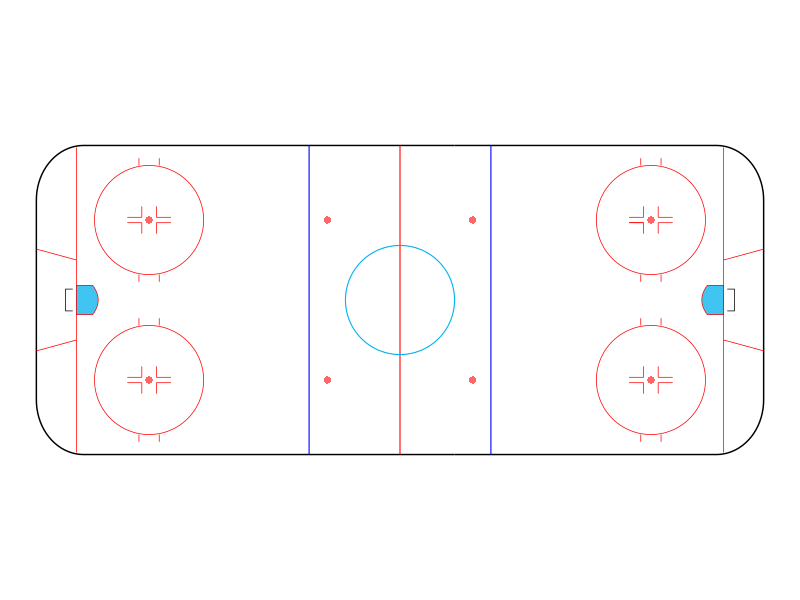
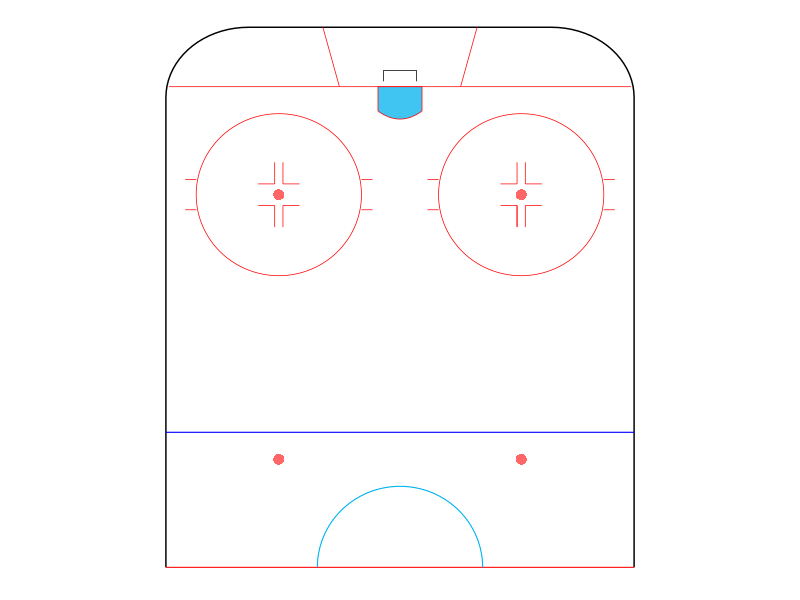

These figures' R source, in order:
## ---- chunk 1
knitr::opts_chunk$set(echo = TRUE)

library(tidyverse)
## ---- chunk 2
## ----------------------------- ##
##   Draw NHL Rink with ggplot   ##
## ----------------------------- ##

## Function to draw NHL sized full or half rink
## - rink_type = "full" will plot a full NHL rink
## - rink_type = "half" will plot a half NHL rink


## Dependencies (load in your local enviornment)
library(tidyverse)


## Function to plot NHL rink(s)
fun.draw_rink <- function(lines_scale = 0.5, rink_type = "full") {
  
  ## Necessary objects for plotting
  xseq <- seq(-4, 4, length = 100)
  theta1 <- seq(0, 2 * pi, length = 300)
  theta <- seq(0, 2 * pi, length = 300)
  dd <- (5 + 7 / 12) / 2
  lines_mult <- lines_scale #<- 0.5
  
  
  ## Full NHL Rink
  if (rink_type == "full") { 
    
    rink <- ggplot(data = data.frame(x = 1, y = 1), aes(x, y)) + 
      
      ## Rink border
      geom_path(
        data = data.frame(
          x = c(15, 87 + 13 * sin(seq(0, pi / 2, length = 20)), 87 + 13 * sin(seq(pi / 2, 0, length = 20)), 15), 
          y = c(-42.5, -42.5 + 15 - 15 * cos(seq(0, pi / 2, length = 20)), 42.5 - 15 + 15 * cos(seq(pi / 2, 0, length = 20)), 42.5)
          )
        ) + 
      geom_path(
        data = data.frame(
          x = c(15, -87 - 13 * sin(seq(0, pi / 2, length = 20)), -87 - 13 * sin(seq(pi / 2, 0, length = 20)), 15), 
          y = c(-42.5, -42.5 + 15 - 15 * cos(seq(0, pi / 2, length = 20)), 42.5 - 15 + 15 * cos(seq(pi / 2, 0, length = 20)), 42.5)
          )
        ) + 
      
      ## Goal Lines
      geom_path(
        data = data.frame(
          x = c(89),
          y = c(42.5 - 15 + sqrt(15^2 - (15 - 11)^2), -(42.5 - 15 + sqrt(15^2 - (15 - 11)^2)))
          ), 
        color = 'red', 
        size = .5 * lines_mult
        ) + 
      geom_path(
        data = data.frame(
          x = c(-89), 
          y = c(42.5 - 15 + sqrt(15^2 - (15 - 11)^2), -(42.5 - 15 + sqrt(15^2 - (15 - 11)^2)))
          ), 
        color = 'red', 
        size = .5 * lines_mult
        ) +
      
      ## Nets
      geom_path(
        data = data.frame(
          x = c(90, 92, 92, 90), 
          y = c(-3, -3, 3, 3)
          ), 
        size = .5 * lines_mult
        ) + 
      geom_path(
        data = data.frame(
          x = c(-90, -92, -92, -90), 
          y = c(-3,-3, 3, 3)
          ), 
        size = .5 * lines_mult
        ) +
      
      ## Restricted Area
      geom_segment(
        aes(x = 89, y = -11, xend = 100, yend = -14), 
        color = 'red', 
        size = .5 * lines_mult
        ) + 
      geom_segment(
        aes(x = 89, y = 11, xend = 100, yend = 14), 
        color = 'red', 
        size = .5 * lines_mult
        ) + 
      geom_segment(
        aes(x = -89, y = -11, xend = -100, yend = -14), 
        color = 'red', 
        size = .5 * lines_mult
        ) + 
      geom_segment(
        aes(x = -89, y = 11, xend =-100, yend = 14), 
        color = 'red', 
        size = .5 * lines_mult
        ) +
      
      ## Red Line (Center Ice)
      geom_segment(
        aes(x = 0, y = -42.5, xend = 0, yend = 42.5), 
        color = 'red', 
        size = .75 * lines_mult
        ) +
      
      ## Blue Lines
      geom_segment(
        aes(x = 25, y = -42.5, xend = 25,  yend = 42.5), 
        color = 'blue', 
        size = .75 * lines_mult
        ) + 
      geom_segment(
        aes(x = -25, y = -42.5, xend = -25,  yend = 42.5), 
        color = 'blue', 
        size = .75 * lines_mult
        ) +
      
      ## Crease
      geom_polygon(
        data = data.frame(
          x = 1 * c(89, 83+xseq^2 / 4^2 * 1.5, 89),
          y = c(-4, xseq, 4), 
          size = .5 * lines_mult
          ), 
        color = 'red', 
        fill = 'deepskyblue2', 
        size = .5 * lines_mult, 
        alpha = 0.75
        ) + 
      geom_polygon(
        data = data.frame(
          x = -1 * c(89, 83 + xseq^2 / 4^2 * 1.5, 89),
          y = c(-4, xseq, 4)
          ), 
        color = 'red', 
        fill = 'deepskyblue2', 
        size = .5 * lines_mult, 
        alpha = .75
        ) +
      ## Center Ice Circle
      geom_path(
        data = data.frame(x = 15 * sin(theta1)), 
        y = 15 * cos(theta1), 
        color = 'deepskyblue2', 
        size = .75 * lines_mult
        ) +
      ## Faceoff Dots
      geom_polygon(data = data.frame(y = 22 + 1 * cos(theta), 
                                     x = 20 + 1 * sin(theta)), 
                   fill = "red", alpha = .6) + 
      geom_polygon(data = data.frame(y = 22 + 1 * cos(theta), 
                                     x = -20 + 1 * sin(theta)), 
                   fill = "red", alpha = .6) + 
      geom_polygon(data = data.frame(y = -22 + 1 * cos(theta), 
                                     x = -20 + 1 * sin(theta)), 
                   fill = "red", alpha = .6) + 
      geom_polygon(data = data.frame(y = -22 + 1 * cos(theta), 
                                     x = 20 + 1 * sin(theta)), 
                   fill = "red", alpha = .6) + 
      geom_polygon(data = data.frame(y = 22 + 1 * cos(theta), 
                                     x = -69 + 1 * sin(theta)), 
                   fill = "red", alpha = .6) + 
      geom_polygon(data = data.frame(y = 22 + 1 * cos(theta), 
                                     x = 69 + 1 * sin(theta)), 
                   fill = "red", alpha = .6) + 
      geom_polygon(data = data.frame(y = -22 + 1 * cos(theta), 
                                     x = -69 + 1 * sin(theta)), 
                   fill = "red", alpha = .6) + 
      geom_polygon(data = data.frame(y = -22 + 1 * cos(theta), 
                                     x = 69 + 1 * sin(theta)), 
                   fill = "red", alpha = .6) +
      
      ## Faceoff Circles
      geom_segment(aes(y = 22 - 0.75, x = 69 - 2, 
                       yend = 22 - 0.75, xend = 69 - 6), color = 'red', size = .5 * lines_mult) + 
      geom_segment(aes(y = 22 + 0.75, x = 69 - 2, 
                       yend = 22 + 0.75, xend = 69 - 6), color = 'red', size = .5 * lines_mult) + 
      geom_segment(aes(y = 22 + 0.75, x = 69 + 2, 
                       yend = 22 + 0.75, xend = 69 + 6), color= 'red', size = .5 * lines_mult) + 
      geom_segment(aes(y = 22 - 0.75, x = 69 - 2, 
                       yend = 22 - 0.75, xend = 69 - 6), color = 'red', size = .5 * lines_mult) + 
      geom_segment(aes(y = -22 + 0.75, x = 69 - 2, 
                       yend = -22 + 0.75, xend = 69 - 6), color= 'red', size = .5 * lines_mult) + 
      geom_segment(aes(y = -22 + 0.75, x = 69 + 2, 
                       yend = -22 + 0.75, xend = 69 + 6), color= 'red', size = .5 * lines_mult) + 
      geom_segment(aes(y = -22 - 0.75, x = 69 - 2, 
                       yend = -22 - 0.75, xend = 69 - 6), color = 'red', size = .5 * lines_mult) + 
      geom_segment(aes(y = -22 - 0.75, x = 69 + 2, 
                       yend = -22 - 0.75, xend = 69 + 6), color = 'red', size = .5 * lines_mult) + 
      geom_segment(aes(y = 22 - 0.75, x = 69 + 2, 
                       yend = 22 - 0.75, xend = 69 + 6), color = 'red', size = .5 * lines_mult) + 
      geom_segment(aes(y = 22 + 0.75, x = -69 - 2, 
                       yend = 22 + 0.75, xend = -69 - 6), color = 'red', size = .5 * lines_mult) + 
      geom_segment(aes(y = 22 - 0.75, x = -69 - 2, 
                       yend = 22 - 0.75, xend = -69 - 6), color = 'red', size = .5 * lines_mult) + 
      geom_segment(aes(y = 22 + 0.75, x = -69 + 2, 
                       yend = 22 + 0.75, xend = -69 + 6), color = 'red', size = .5 * lines_mult) + 
      geom_segment(aes(y = -22 + 0.75, x = -69 - 2, 
                       yend = -22 + 0.75, xend = -69 - 6), color = 'red', size = .5 * lines_mult) + 
      geom_segment(aes(y = 22 - 0.75, x = -69 + 2, 
                       yend = 22 - 0.75, xend = -69 + 6), color = 'red', size = .5 * lines_mult) + 
      geom_segment(aes(y = -22 + 0.75, x = -69 + 2, 
                       yend = -22 + 0.75, xend = -69 + 6), color= 'red', size = .5 * lines_mult) + 
      geom_segment(aes(y = -22 - 0.75, x = -69 - 2, 
                       yend = -22 - 0.75, xend = -69 - 6), color = 'red', size = .5 * lines_mult) + 
      geom_segment(aes(y = -22 - 0.75, x = -69 + 2, 
                       yend = -22 - 0.75, xend = -69 + 6), color = 'red', size = .5 * lines_mult) + 
      geom_segment(aes(y = 22 - 15, x = 69 - dd, 
                       yend = 22 - 17, xend = 69 - dd), color = 'red', size = .5 * lines_mult) + 
      geom_segment(aes(y = 22 - 15, x = 69 + dd, 
                       yend = 22 - 17, xend = 69 + dd), color = 'red', size = .5 * lines_mult) + 
      geom_segment(aes(y = 22 + 15, x = 69 + dd, 
                       yend = 22+17, xend = 69 + dd), color = 'red', size = .5 * lines_mult) + 
      geom_segment(aes(y = 22 + 15, x = 69 - dd, 
                       yend = 22 + 17, xend = 69 - dd), color = 'red', size = .5 * lines_mult) + 
      geom_segment(aes(y = -22 + 15, x = 69 - dd, 
                       yend = -22 + 17, xend = 69 - dd), color = 'red', size = .5 * lines_mult) + 
      geom_segment(aes(y = -22 + 15, x = 69 + dd, 
                       yend = -22 + 17, xend = 69 + dd), color = 'red', size = .5 * lines_mult) + 
      geom_segment(aes(y = -22 - 15, x = 69 - dd, 
                       yend = -22 - 17, xend = 69 - dd), color= 'red', size = .5 * lines_mult) + 
      geom_segment(aes(y = -22 - 15, x = 69 + dd, 
                       yend = -22 - 17, xend = 69 + dd), color = 'red', size = .5 * lines_mult) + 
      geom_segment(aes(y = -22 + 15, x = -69 + dd, 
                       yend = -22 + 17, xend = -69 + dd), color = 'red', size = .5 * lines_mult) + 
      geom_segment(aes(y = -22 - 15, x = -69 - dd, 
                       yend = -22 - 17, xend = -69 - dd), color = 'red', size = .5 * lines_mult) + 
      geom_segment(aes(y = -22 - 15, x = -69 + dd, 
                       yend = -22 - 17, xend = -69 + dd), color = 'red', size = .5 * lines_mult) + 
      geom_segment(aes(y = -22 + 15, x = -69 - dd, 
                       yend = -22 + 17, xend = -69 - dd), color = 'red', size = .5 * lines_mult) + 
      geom_segment(aes(y = 22 - 15, x = -69 + dd, 
                       yend = 22 - 17, xend = -69 + dd), color = 'red', size = .5 * lines_mult) + 
      geom_segment(aes(y = 22 - 15, x = -69 - dd, 
                       yend = 22 - 17, xend = -69 - dd), color = 'red', size = .5 * lines_mult) + 
      geom_segment(aes(y = 22 + 15, x = -69 - dd, 
                       yend = 22 + 17, xend = -69 - dd), color = 'red', size = .5 * lines_mult) + 
      geom_segment(aes(y = 22 + 15, x = -69 + dd, 
                       yend = 22 + 17, xend = -69 + dd), color = 'red', size = .5 * lines_mult) + 
      geom_segment(aes(y = 22 + 0.75, x = 69 + 2, 
                       yend = 22 + 3.75, xend = 69 + 2), color = 'red', size = .5 * lines_mult) + 
      geom_segment(aes(y = 22 + 0.75, x = 69 - 2, 
                       yend = 22 + 3.75, xend = 69 - 2), color = 'red', size = .5 * lines_mult) + 
      geom_segment(aes(y = 22 - 0.75, x = 69 + 2, 
                       yend = 22 - 3.75, xend = 69 + 2), color = 'red', size = .5 * lines_mult) + 
      geom_segment(aes(y = 22 - 0.75, x = 69 - 2, 
                       yend = 22 - 3.75, xend = 69 - 2), color = 'red', size = .5 * lines_mult) + 
      geom_segment(aes(y = 22 + 0.75, x = -69 + 2, 
                       yend = 22 + 3.75, xend = -69 + 2), color = 'red', size = .5 * lines_mult) + 
      geom_segment(aes(y = 22 + 0.75, x = -69 - 2, 
                       yend = 22 + 3.75, xend = -69 - 2), color = 'red', size = .5 * lines_mult) + 
      geom_segment(aes(y = 22 - 0.75, x = -69 + 2, 
                       yend = 22 - 3.75, xend = -69 + 2), color = 'red', size = .5 * lines_mult) + 
      geom_segment(aes(y = 22 - 0.75, x = -69 - 2, 
                       yend = 22 - 3.75, xend = -69 - 2), color = 'red', size = .5 * lines_mult) + 
      geom_segment(aes(y = -22 - 0.75, x = -69 + 2, 
                       yend = -22 - 3.75, xend = -69 + 2), color = 'red', size = .5 * lines_mult) + 
      geom_segment(aes(y = -22 - 0.75, x = -69 - 2, 
                       yend = -22 - 3.75, xend = -69 - 2), color = 'red', size = .5 * lines_mult) + 
      geom_segment(aes(y = -22 + 0.75, x = -69 + 2, 
                       yend = -22 + 3.75, xend = -69 + 2), color = 'red', size = .5 * lines_mult) + 
      geom_segment(aes(y = -22 + 0.75, x = -69 - 2, 
                       yend = -22 + 3.75, xend = -69 - 2), color = 'red', size = .5 * lines_mult) + 
      geom_segment(aes(y = -22 + 0.75, x = 69 + 2, 
                       yend = -22 + 3.75, xend = 69 + 2), color = 'red', size = .5 * lines_mult) + 
      geom_segment(aes(y = -22 - 0.75, x = 69 - 2, 
                       yend = -22 - 3.75, xend = 69 - 2), color = 'red', size = .5 * lines_mult) + 
      geom_segment(aes(y = -22 + 0.75, x = 69 - 2, 
                       yend = -22 + 3.75, xend = 69 - 2), color = 'red', size = .5 * lines_mult) + 
      geom_segment(aes(y = -22 - 0.75, x = 69 + 2, 
                       yend = -22 - 3.75, xend = 69 + 2), color = 'red', size = .5 * lines_mult) + 
      geom_path(data = data.frame(y = 22 + 15 * cos(theta), 
                                  x = 69 + 15 * sin(theta)), color = 'red', size = .5 * lines_mult) + 
      geom_path(data = data.frame(y = 22 + 15 * cos(theta), 
                                  x = -69 + 15 * sin(theta)), color = 'red', size = .5 * lines_mult) + 
      geom_path(data = data.frame(y = -22 + 15 * cos(theta), 
                                  x = -69 + 15 * sin(theta)), color = 'red', size = .5 * lines_mult) + 
      geom_path(data = data.frame(y = -22 + 15 * cos(theta), 
                                  x = 69 + 15 * sin(theta)), color = 'red', size = .5 * lines_mult) + 
      theme_void()
    
    }
  
  ## Half NHL Rink
  else if (rink_type == "half") {
    
    rink <- ggplot(data = data.frame(x = 1, y = 1), aes(x, y)) + 
      ## Rink
      geom_path(
        data = data.frame(
          x = c(0, 87 + 13 * sin(seq(0, pi / 2, length = 20)), 87 + 13 * sin(seq(pi / 2, 0, length = 20)), 0), 
          y = c(-42.5, -42.5 + 15 - 15 * cos(seq(0, pi / 2, length = 20)), 42.5 - 15 + 15 * cos(seq(pi / 2, 0, length = 20)), 42.5)
          )
        ) + 
      
      ## Goal Lines
      geom_path(
        data = data.frame(
          x = c(89),
          y = c(42.5 - 15 + sqrt(15^2 - (15 - 11)^2), -(42.5 - 15 + sqrt(15^2 - (15 - 11)^2)))
          ), 
        color = 'red', 
        size = .5 * lines_mult
        ) + 
      geom_path(
        data = data.frame(x = c(90, 92, 92, 90)), y = c(-3, -3, 3, 3), 
        size = .5 * lines_mult
        ) + 
      
      ## Restricted Area
      geom_segment(
        aes(x = 89, y = -11, xend = 100, yend = -14), 
        color = 'red', 
        size = .5 * lines_mult
        ) + 
      geom_segment(
        aes(x = 89, y = 11, xend = 100, yend = 14), 
        color = 'red', 
        size = .5 * lines_mult
        ) + 
      
      ## Red Line (Center Ice)
      geom_segment(
        aes(x = 0, y = -42.5, xend = 0, yend = 42.5), 
        color = 'red', 
        size = .75 * lines_mult
        ) +
      
      ## Blue Lines
      geom_segment(
        aes(x = 25, y = -42.5, xend = 25,  yend = 42.5), 
        color = 'blue', 
        size = .75 * lines_mult
        ) + 
      
      ## Crease
      geom_polygon(
        data = data.frame(
          x = 1 * c(89, 83+xseq^2 / 4^2 * 1.5, 89),
          y = c(-4, xseq, 4), 
          size = .5 * lines_mult
          ), 
        color = 'red', 
        fill = 'deepskyblue2', 
        size = .5 * lines_mult, 
        alpha = 0.75
        ) + 
      
      ## Center Ice Circle
      geom_path(data = data.frame(x = abs(15 * sin(theta1))), 
                y = 15 * cos(theta1), color = 'deepskyblue2', 
                size = .75 * lines_mult) +
      
      ## Faceoff Dots
      geom_polygon(data = data.frame(y = 22 + 1 * cos(theta),
                                     x = 20 + 1 * sin(theta)),
                   fill = "red", alpha = .6) +
      geom_polygon(data = data.frame(y = -22 + 1 * cos(theta),
                                     x = 20 + 1 * sin(theta)),
                   fill = "red", alpha = .6) +
      geom_polygon(data = data.frame(y = 22 + 1 * cos(theta),
                                     x = 69 + 1 * sin(theta)),
                   fill = "red", alpha = .6) +
      geom_polygon(data = data.frame(y = -22 + 1 * cos(theta),
                                     x = 69 + 1 * sin(theta)),
                   fill = "red", alpha = .6) +
      
      ## Faceoff Circles
      geom_segment(aes(y = 22 - 0.75, x = 69 - 2, 
                       yend = 22 - 0.75, xend = 69 - 6), color = 'red', size = .5 * lines_mult) + 
      geom_segment(aes(y = 22 + 0.75, x = 69 - 2, 
                       yend = 22 + 0.75, xend = 69 - 6), color = 'red', size = .5 * lines_mult) + 
      geom_segment(aes(y = 22 + 0.75, x = 69 + 2, 
                       yend = 22 + 0.75, xend = 69 + 6), color= 'red', size = .5 * lines_mult) + 
      geom_segment(aes(y = 22 - 0.75, x = 69 - 2, 
                       yend = 22 - 0.75, xend = 69 - 6), color = 'red', size = .5 * lines_mult) + 
      geom_segment(aes(y = -22 + 0.75, x = 69 - 2, 
                       yend = -22 + 0.75, xend = 69 - 6), color= 'red', size = .5 * lines_mult) + 
      geom_segment(aes(y = -22 + 0.75, x = 69 + 2, 
                       yend = -22 + 0.75, xend = 69 + 6), color= 'red', size = .5 * lines_mult) + 
      geom_segment(aes(y = -22 - 0.75, x = 69 - 2, 
                       yend = -22 - 0.75, xend = 69 - 6), color = 'red', size = .5 * lines_mult) + 
      geom_segment(aes(y = -22 - 0.75, x = 69 + 2, 
                       yend = -22 - 0.75, xend = 69 + 6), color = 'red', size = .5 * lines_mult) + 
      geom_segment(aes(y = 22 - 0.75, x = 69 + 2, 
                       yend = 22 - 0.75, xend = 69 + 6), color = 'red', size = .5 * lines_mult) + 
      geom_segment(aes(y = 22 - 15, x = 69 - dd, 
                       yend = 22 - 17, xend = 69 - dd), color = 'red', size = .5 * lines_mult) + 
      geom_segment(aes(y = 22 - 15, x = 69 + dd, 
                       yend = 22 - 17, xend = 69 + dd), color = 'red', size = .5 * lines_mult) + 
      geom_segment(aes(y = 22 + 15, x = 69 + dd, 
                       yend = 22+17, xend = 69 + dd), color = 'red', size = .5 * lines_mult) + 
      geom_segment(aes(y = 22 + 15, x = 69 - dd, 
                       yend = 22 + 17, xend = 69 - dd), color = 'red', size = .5 * lines_mult) + 
      geom_segment(aes(y = -22 + 15, x = 69 - dd, 
                       yend = -22 + 17, xend = 69 - dd), color = 'red', size = .5 * lines_mult) + 
      geom_segment(aes(y = -22 + 15, x = 69 + dd, 
                       yend = -22 + 17, xend = 69 + dd), color = 'red', size = .5 * lines_mult) + 
      geom_segment(aes(y = -22 - 15, x = 69 - dd, 
                       yend = -22 - 17, xend = 69 - dd), color= 'red', size = .5 * lines_mult) + 
      geom_segment(aes(y = -22 - 15, x = 69 + dd, 
                       yend = -22 - 17, xend = 69 + dd), color = 'red', size = .5 * lines_mult) + 
      geom_segment(aes(y = 22 + 0.75, x = 69 + 2, 
                       yend = 22 + 3.75, xend = 69 + 2), color = 'red', size = .5 * lines_mult) + 
      geom_segment(aes(y = 22 + 0.75, x = 69 - 2, 
                       yend = 22 + 3.75, xend = 69 - 2), color = 'red', size = .5 * lines_mult) + 
      geom_segment(aes(y = 22 - 0.75, x = 69 + 2, 
                       yend = 22 - 3.75, xend = 69 + 2), color = 'red', size = .5 * lines_mult) + 
      geom_segment(aes(y = 22 - 0.75, x = 69 - 2, 
                       yend = 22 - 3.75, xend = 69 - 2), color = 'red', size = .5 * lines_mult) + 
      geom_segment(aes(y = -22 + 0.75, x = 69 + 2, 
                       yend = -22 + 3.75, xend = 69 + 2), color = 'red', size = .5 * lines_mult) + 
      geom_segment(aes(y = -22 - 0.75, x = 69 - 2, 
                       yend = -22 - 3.75, xend = 69 - 2), color = 'red', size = .5 * lines_mult) + 
      geom_segment(aes(y = -22 + 0.75, x = 69 - 2, 
                       yend = -22 + 3.75, xend = 69 - 2), color = 'red', size = .5 * lines_mult) + 
      geom_segment(aes(y = -22 - 0.75, x = 69 + 2, 
                       yend = -22 - 3.75, xend = 69 + 2), color = 'red', size = .5 * lines_mult) + 
      geom_path(data = data.frame(y = 22 + 15 * cos(theta), 
                                  x = 69 + 15 * sin(theta)), color = 'red', size = .5 * lines_mult) + 
      geom_path(data = data.frame(y = -22 + 15 * cos(theta), 
                                  x = 69 + 15 * sin(theta)), color = 'red', size = .5 * lines_mult) + 
      
      coord_flip(xlim = c(-1, 100), expand = TRUE) + 
      
      theme_void() + 
      theme(aspect.ratio = 1.165)
    
    }
  
  return(rink)
  
  }



## Full Rink
fun.draw_rink(rink_type = "full") + 
  coord_fixed()

## Half Rink
fun.draw_rink(rink_type = "half")


